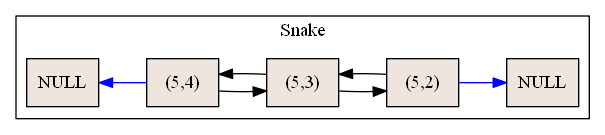

The Python source for this figure:
import os

class NodoDoble:

    def __init__(self, coorx=None, coory=None, siguiente=None, atras=None):
        self.coorx=coorx
        self.coory=coory
        self.siguiente=siguiente
        self.atras=atras

    def __str__(self):
        return "%s %s" %(self.coorx, self.coory)


class ListaDoble:
    def __init__(self):
        self.primero=None
        self.ultimo=None


    def Insertar(self,coorx,coory):
        nuevo=NodoDoble(coorx,coory)
        if self.primero==None:
            self.primero=nuevo
            self.primero.siguiente=None
            self.primero.atras=None
            self.ultimo=nuevo
        else:
            self.ultimo.siguiente=nuevo
            nuevo.siguiente=None
            nuevo.atras=self.ultimo
            self.ultimo=nuevo

    def Listar(self):
        actual=self.primero
        while actual != None:
            print("********")
            print(actual)
            actual=actual.siguiente


    def GraficarDobleSnake(self):
        file = open("ListaDobleSnake.dot", "w")

        file.write("digraph G {rankdir = \"LR\"; \n subgraph cluster3{\nlabel=\"Snake\";\n")
        snake=self.primero
        aux=snake.atras
        if self.primero!=None:
            d=str(hash(aux))
            c=str(hash(snake))
            file.write(d +"[shape=record, style=filled, fillcolor=seashell2,label=\"NULL" + "\"];\n")
            file.write(c +"[shape=record, style=filled, fillcolor=seashell2,label=\"("+str(snake.coorx)+","+str(snake.coory) + ")\"];\n")
            file.write(d + "->" + c+"[dir=back color=\"blue\"]\n")

            while(snake!=None):
                aux2=snake.siguiente
                if snake!=self.ultimo:
                    c=str(hash(snake))
                    ca=str(hash(aux2))
                    file.write(c +"[shape=record, style=filled, fillcolor=seashell2,label=\"("+str(snake.coorx)+","+str(snake.coory) + ")\"];\n")
                    file.write(c + "->" + ca+"\n")
                    file.write(ca + "->" + c+"\n")

                elif snake==self.primero or snake==self.ultimo :
                    c=str(hash(snake))
                    file.write(c +"[shape=record, style=filled, fillcolor=seashell2,label=\"("+str(snake.coorx)+","+str(snake.coory) + ")\"];\n")
                    file.write("null"+"[shape=record, style=filled, fillcolor=seashell2,label=\"NULL" + "\"];\n")
                    file.write(c + "->" + "null"+"[ color=\"blue\"]\n")


                snake=snake.siguiente
        file.write("}\n}\n")
        file.close()
        os.system("dot -Tpng ListaDobleSnake.dot -o ListaDobleSnake.png")
        os.system(" ListaDobleSnake.png")
